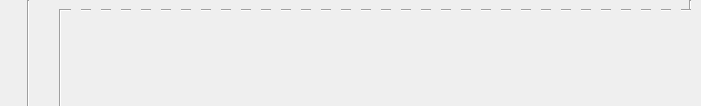
     <widget class="QFrame" name="frame_descriptionNotes">
      <property name="geometry">
       <rect>
        <x>283</x>
        <y>309</y>
        <width>701</width>
        <height>106</height>
       </rect>
      </property>
      <widget class="Line" name="line_9">
       <property name="geometry">
        <rect>
         <x>680</x>
         <y>0</y>
         <width>20</width>
         <height>11</height>
        </rect>
       </property>
       <property name="lineWidth">
        <number>1</number>
       </property>
       <property name="orientation">
        <enum>Qt::Vertical</enum>
       </property>
      </widget>
      <widget class="QFrame" name="frame_228">
       <property name="geometry">
        <rect>
         <x>61</x>
         <y>0</y>
         <width>631</width>
         <height>21</height>
        </rect>
       </property>
       <widget class="Line" name="line_40">
        <property name="geometry">
         <rect>
          <x>0</x>
          <y>0</y>
          <width>10</width>
          <height>21</height>
         </rect>
        </property>
        <property name="lineWidth">
         <number>1</number>
        </property>
        <property name="orientation">
         <enum>Qt::Horizontal</enum>
        </property>
       </widget>
       <widget class="Line" name="line_41">
        <property name="geometry">
         <rect>
          <x>20</x>
          <y>0</y>
          <width>10</width>
          <height>21</height>
         </rect>
        </property>
        <property name="lineWidth">
         <number>1</number>
        </property>
        <property name="orientation">
         <enum>Qt::Horizontal</enum>
        </property>
       </widget>
       <widget class="Line" name="line_44">
        <property name="geometry">
         <rect>
          <x>80</x>
          <y>0</y>
          <width>10</width>
          <height>21</height>
         </rect>
        </property>
        <property name="lineWidth">
         <number>1</number>
        </property>
        <property name="orientation">
         <enum>Qt::Horizontal</enum>
        </property>
       </widget>
       <widget class="Line" name="line_54">
        <property name="geometry">
         <rect>
          <x>260</x>
          <y>0</y>
          <width>10</width>
          <height>21</height>
         </rect>
        </property>
        <property name="lineWidth">
         <number>1</number>
        </property>
        <property name="orientation">
         <enum>Qt::Horizontal</enum>
        </property>
       </widget>
       <widget class="Line" name="line_55">
        <property name="geometry">
         <rect>
          <x>280</x>
          <y>0</y>
          <width>10</width>
          <height>21</height>
         </rect>
        </property>
        <property name="lineWidth">
         <number>1</number>
        </property>
        <property name="orientation">
         <enum>Qt::Horizontal</enum>
        </property>
       </widget>
       <widget class="Line" name="line_56">
        <property name="geometry">
         <rect>
          <x>300</x>
          <y>0</y>
          <width>10</width>
          <height>21</height>
         </rect>
        </property>
        <property name="lineWidth">
         <number>1</number>
        </property>
        <property name="orientation">
         <enum>Qt::Horizontal</enum>
        </property>
       </widget>
       <widget class="Line" name="line_57">
        <property name="geometry">
         <rect>
          <x>320</x>
          <y>0</y>
          <width>10</width>
          <height>21</height>
         </rect>
        </property>
        <property name="lineWidth">
         <number>1</number>
        </property>
        <property name="orientation">
         <enum>Qt::Horizontal</enum>
        </property>
       </widget>
       <widget class="Line" name="line_58">
        <property name="geometry">
         <rect>
          <x>340</x>
          <y>0</y>
          <width>10</width>
          <height>21</height>
         </rect>
        </property>
        <property name="lineWidth">
         <number>1</number>
        </property>
        <property name="orientation">
         <enum>Qt::Horizontal</enum>
        </property>
       </widget>
       <widget class="Line" name="line_59">
        <property name="geometry">
         <rect>
          <x>360</x>
          <y>0</y>
          <width>10</width>
          <height>21</height>
         </rect>
        </property>
        <property name="lineWidth">
         <number>1</number>
        </property>
        <property name="orientation">
         <enum>Qt::Horizontal</enum>
        </property>
       </widget>
       <widget class="Line" name="line_60">
        <property name="geometry">
         <rect>
          <x>380</x>
          <y>0</y>
          <width>10</width>
          <height>21</height>
         </rect>
        </property>
        <property name="lineWidth">
         <number>1</number>
        </property>
        <property name="orientation">
         <enum>Qt::Horizontal</enum>
        </property>
       </widget>
       <widget class="Line" name="line_61">
        <property name="geometry">
         <rect>
          <x>400</x>
          <y>0</y>
          <width>10</width>
          <height>21</height>
         </rect>
        </property>
        <property name="lineWidth">
         <number>1</number>
        </property>
        <property name="orientation">
         <enum>Qt::Horizontal</enum>
        </property>
       </widget>
       <widget class="Line" name="line_62">
        <property name="geometry">
         <rect>
          <x>420</x>
          <y>0</y>
          <width>10</width>
          <height>21</height>
         </rect>
        </property>
        <property name="lineWidth">
         <number>1</number>
        </property>
        <property name="orientation">
         <enum>Qt::Horizontal</enum>
        </property>
       </widget>
       <widget class="Line" name="line_63">
        <property name="geometry">
         <rect>
          <x>440</x>
          <y>0</y>
          <width>10</width>
          <height>21</height>
         </rect>
        </property>
        <property name="lineWidth">
         <number>1</number>
        </property>
        <property name="orientation">
         <enum>Qt::Horizontal</enum>
        </property>
       </widget>
       <widget class="Line" name="line_64">
        <property name="geometry">
         <rect>
          <x>460</x>
          <y>0</y>
          <width>10</width>
          <height>21</height>
         </rect>
        </property>
        <property name="lineWidth">
         <number>1</number>
        </property>
        <property name="orientation">
         <enum>Qt::Horizontal</enum>
        </property>
       </widget>
       <widget class="Line" name="line_65">
        <property name="geometry">
         <rect>
          <x>480</x>
          <y>0</y>
          <width>10</width>
          <height>21</height>
         </rect>
        </property>
        <property name="lineWidth">
         <number>1</number>
        </property>
        <property name="orientation">
         <enum>Qt::Horizontal</enum>
        </property>
       </widget>
       <widget class="Line" name="line_66">
        <property name="geometry">
         <rect>
          <x>500</x>
          <y>0</y>
          <width>10</width>
          <height>21</height>
         </rect>
        </property>
        <property name="lineWidth">
         <number>1</number>
        </property>
        <property name="orientation">
         <enum>Qt::Horizontal</enum>
        </property>
       </widget>
       <widget class="Line" name="line_67">
        <property name="geometry">
         <rect>
          <x>520</x>
          <y>0</y>
          <width>10</width>
          <height>21</height>
         </rect>
        </property>
        <property name="lineWidth">
         <number>1</number>
        </property>
        <property name="orientation">
         <enum>Qt::Horizontal</enum>
        </property>
       </widget>
       <widget class="Line" name="line_68">
        <property name="geometry">
         <rect>
          <x>540</x>
          <y>0</y>
          <width>10</width>
          <height>21</height>
         </rect>
        </property>
        <property name="lineWidth">
         <number>1</number>
        </property>
        <property name="orientation">
         <enum>Qt::Horizontal</enum>
        </property>
       </widget>
       <widget class="Line" name="line_69">
        <property name="geometry">
         <rect>
          <x>560</x>
          <y>0</y>
          <width>10</width>
          <height>21</height>
         </rect>
        </property>
        <property name="lineWidth">
         <number>1</number>
        </property>
        <property name="orientation">
         <enum>Qt::Horizontal</enum>
        </property>
       </widget>
       <widget class="Line" name="line_70">
        <property name="geometry">
         <rect>
          <x>580</x>
          <y>0</y>
          <width>10</width>
          <height>21</height>
         </rect>
        </property>
        <property name="lineWidth">
         <number>1</number>
        </property>
        <property name="orientation">
         <enum>Qt::Horizontal</enum>
        </property>
       </widget>
       <widget class="Line" name="line_71">
        <property name="geometry">
         <rect>
          <x>600</x>
          <y>0</y>
          <width>10</width>
          <height>21</height>
         </rect>
        </property>
        <property name="lineWidth">
         <number>1</number>
        </property>
        <property name="orientation">
         <enum>Qt::Horizontal</enum>
        </property>
       </widget>
       <widget class="Line" name="line_72">
        <property name="geometry">
         <rect>
          <x>620</x>
          <y>0</y>
          <width>10</width>
          <height>21</height>
         </rect>
        </property>
        <property name="lineWidth">
         <number>1</number>
        </property>
        <property name="orientation">
         <enum>Qt::Horizontal</enum>
        </property>
       </widget>
       <widget class="Line" name="line_42">
        <property name="geometry">
         <rect>
          <x>40</x>
          <y>0</y>
          <width>10</width>
          <height>21</height>
         </rect>
        </property>
        <property name="lineWidth">
         <number>1</number>
        </property>
        <property name="orientation">
         <enum>Qt::Horizontal</enum>
        </property>
       </widget>
       <widget class="Line" name="line_43">
        <property name="geometry">
         <rect>
          <x>60</x>
          <y>0</y>
          <width>10</width>
          <height>21</height>
         </rect>
        </property>
        <property name="lineWidth">
         <number>1</number>
        </property>
        <property name="orientation">
         <enum>Qt::Horizontal</enum>
        </property>
       </widget>
       <widget class="Line" name="line_45">
        <property name="geometry">
         <rect>
          <x>100</x>
          <y>0</y>
          <width>10</width>
          <height>21</height>
         </rect>
        </property>
        <property name="lineWidth">
         <number>1</number>
        </property>
        <property name="orientation">
         <enum>Qt::Horizontal</enum>
        </property>
       </widget>
       <widget class="Line" name="line_46">
        <property name="geometry">
         <rect>
          <x>120</x>
          <y>0</y>
          <width>10</width>
          <height>21</height>
         </rect>
        </property>
        <property name="lineWidth">
         <number>1</number>
        </property>
        <property name="orientation">
         <enum>Qt::Horizontal</enum>
        </property>
       </widget>
       <widget class="Line" name="line_47">
        <property name="geometry">
         <rect>
          <x>140</x>
          <y>0</y>
          <width>10</width>
          <height>21</height>
         </rect>
        </property>
        <property name="lineWidth">
         <number>1</number>
        </property>
        <property name="orientation">
         <enum>Qt::Horizontal</enum>
        </property>
       </widget>
       <widget class="Line" name="line_48">
        <property name="geometry">
         <rect>
          <x>160</x>
          <y>0</y>
          <width>10</width>
          <height>21</height>
         </rect>
        </property>
        <property name="lineWidth">
         <number>1</number>
        </property>
        <property name="orientation">
         <enum>Qt::Horizontal</enum>
        </property>
       </widget>
       <widget class="Line" name="line_49">
        <property name="geometry">
         <rect>
          <x>180</x>
          <y>0</y>
          <width>10</width>
          <height>21</height>
         </rect>
        </property>
        <property name="lineWidth">
         <number>1</number>
        </property>
        <property name="orientation">
         <enum>Qt::Horizontal</enum>
        </property>
       </widget>
       <widget class="Line" name="line_51">
        <property name="geometry">
         <rect>
          <x>200</x>
          <y>0</y>
          <width>10</width>
          <height>21</height>
         </rect>
        </property>
        <property name="lineWidth">
         <number>1</number>
        </property>
        <property name="orientation">
         <enum>Qt::Horizontal</enum>
        </property>
       </widget>
       <widget class="Line" name="line_52">
        <property name="geometry">
         <rect>
          <x>220</x>
          <y>0</y>
          <width>10</width>
          <height>21</height>
         </rect>
        </property>
        <property name="lineWidth">
         <number>1</number>
        </property>
        <property name="orientation">
         <enum>Qt::Horizontal</enum>
        </property>
       </widget>
       <widget class="Line" name="line_53">
        <property name="geometry">
         <rect>
          <x>240</x>
          <y>0</y>
          <width>10</width>
          <height>21</height>
         </rect>
        </property>
        <property name="lineWidth">
         <number>1</number>
        </property>
        <property name="orientation">
         <enum>Qt::Horizontal</enum>
        </property>
       </widget>
      </widget>
      <widget class="Line" name="line_12">
       <property name="geometry">
        <rect>
         <x>55</x>
         <y>9</y>
         <width>10</width>
         <height>100</height>
        </rect>
       </property>
       <property name="lineWidth">
        <number>1</number>
       </property>
       <property name="orientation">
        <enum>Qt::Vertical</enum>
       </property>
      </widget>
      <widget class="Line" name="line_50">
       <property name="geometry">
        <rect>
         <x>20</x>
         <y>0</y>
         <width>16</width>
         <height>109</height>
        </rect>
       </property>
       <property name="lineWidth">
        <number>1</number>
       </property>
       <property name="orientation">
        <enum>Qt::Vertical</enum>
       </property>
      </widget>
      <widget class="QFrame" name="frame_barMaster">
       <property name="geometry">
        <rect>
         <x>27</x>
         <y>18</y>
         <width>683</width>
         <height>91</height>
        </rect>
       </property>
       <property name="palette">
        <palette>
         <active>
          <colorrole role="Button">
           <brush brushstyle="SolidPattern">
            <color alpha="255">
             <red>120</red>
             <green>120</green>
             <blue>120</blue>
            </color>
           </brush>
          </colorrole>
         </active>
         <inactive>
          <colorrole role="Button">
           <brush brushstyle="SolidPattern">
            <color alpha="255">
             <red>120</red>
             <green>120</green>
             <blue>120</blue>
            </color>
           </brush>
          </colorrole>
         </inactive>
         <disabled>
          <colorrole role="Button">
           <brush brushstyle="SolidPattern">
            <color alpha="255">
             <red>120</red>
             <green>120</green>
             <blue>120</blue>
            </color>
           </brush>
          </colorrole>
         </disabled>
        </palette>
       </property>
      </widget>
     </widget>
